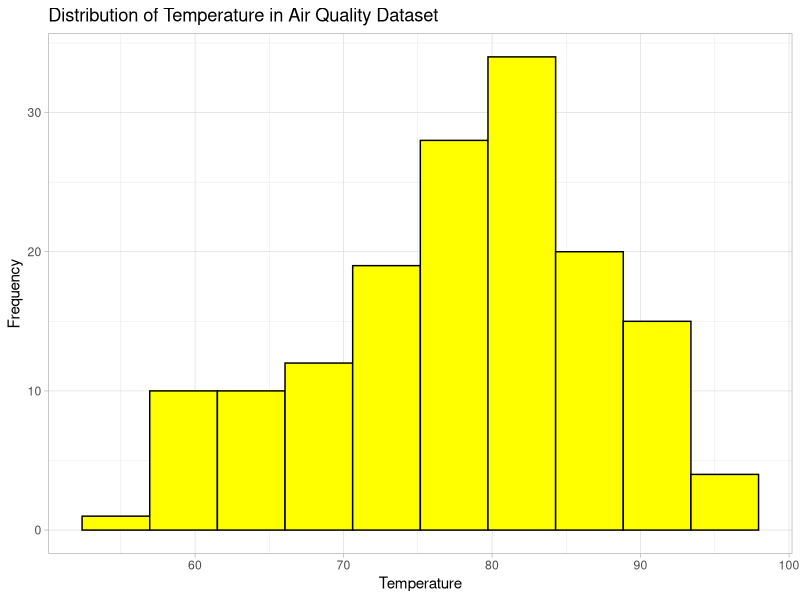

R code for this plot:
# Load the built-in dataset
data(airquality)

# Check the class of the dataset
class(airquality)

# Load ggplot2 library
library(ggplot2)

# Histogram of Temperature using ggplot2
ggplot(airquality, aes(x = Temp)) +
  geom_histogram(
    bins = 10 ,
    fill = "yellow",
    color = "black"
  ) +
  labs(
    title = "Distribution of Temperature in Air Quality Dataset",
    x = "Temperature",
    y = "Frequency"
  ) +
  theme_light()
